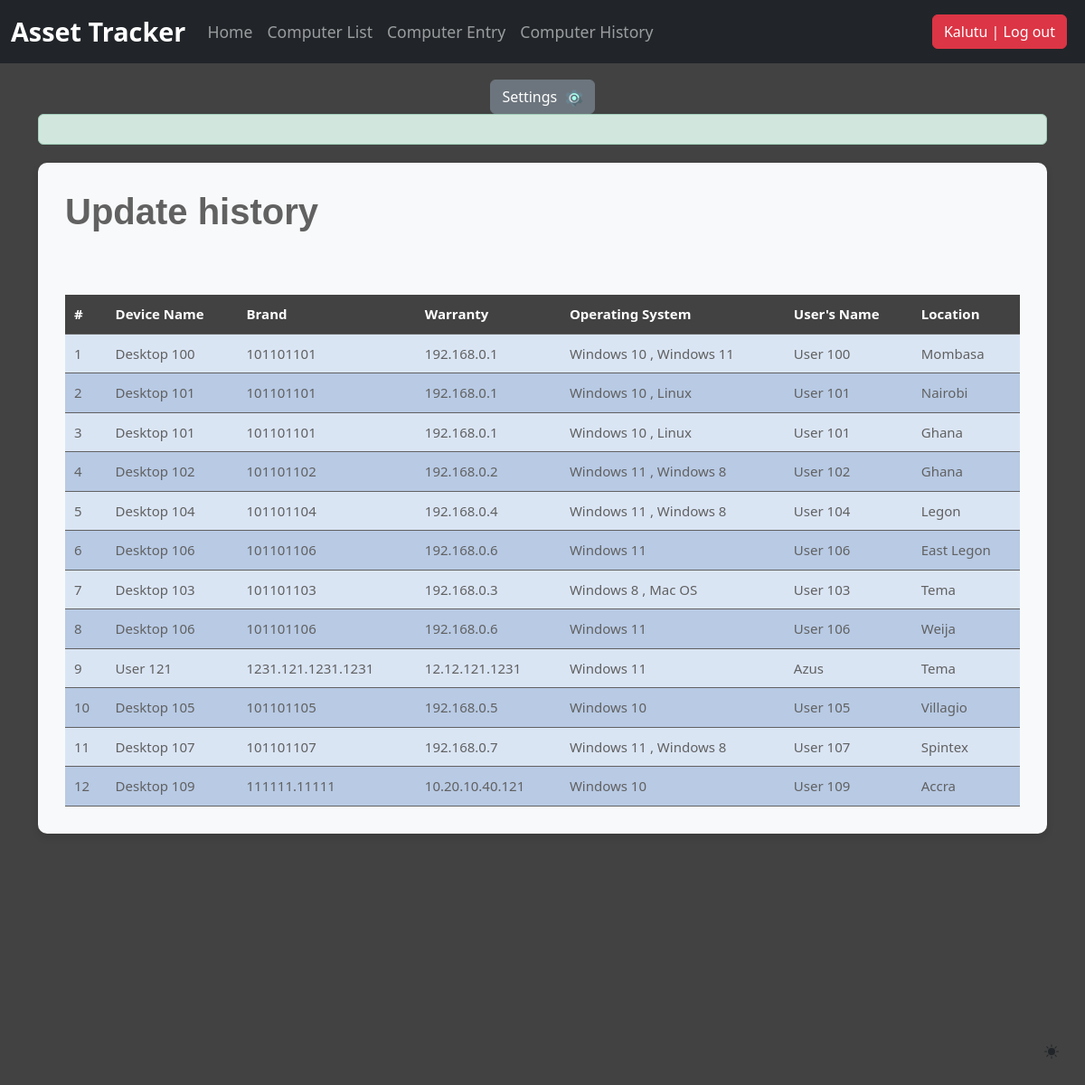
The page /computerhistory_list/ (signed in) on the database as committed earlier.
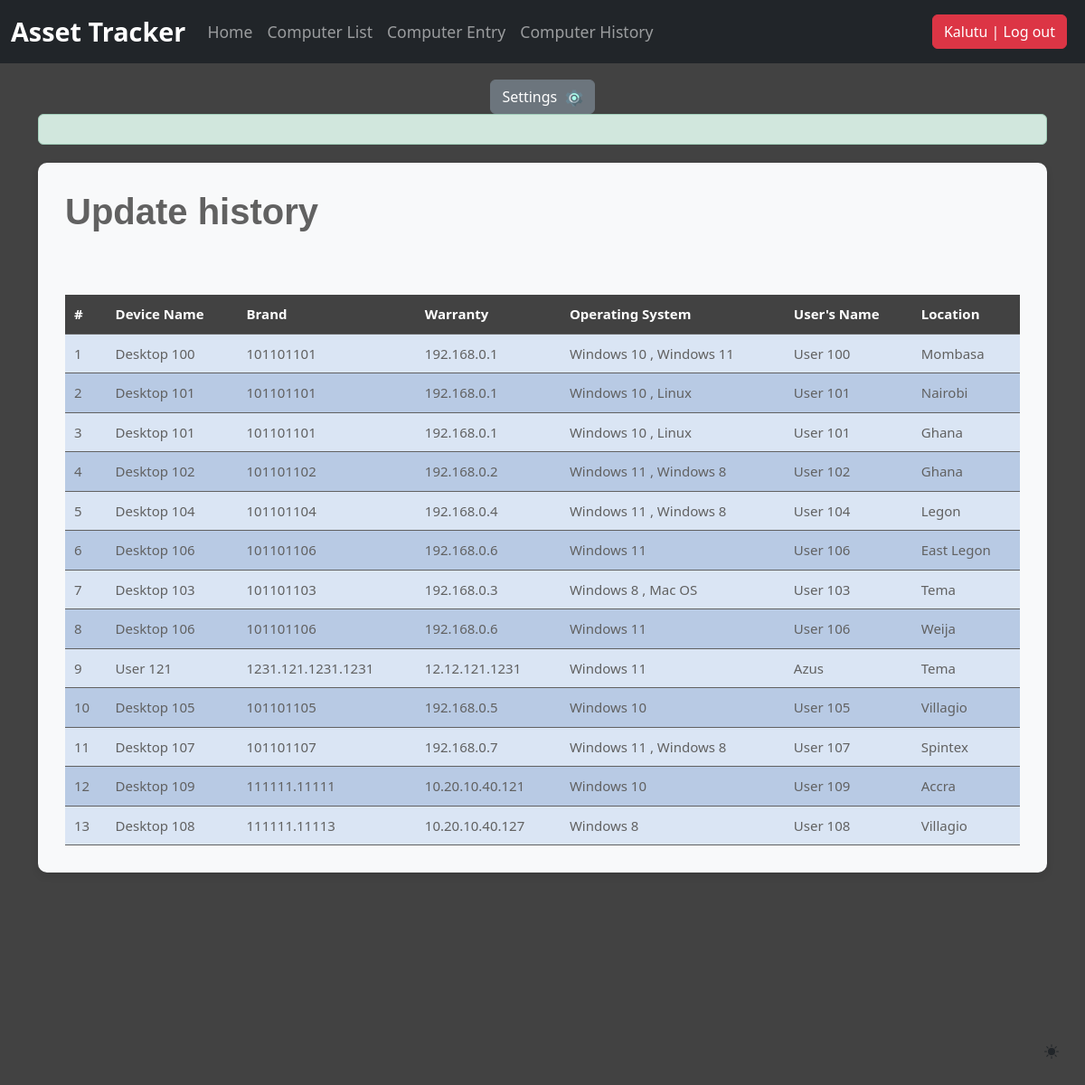
The same page on the database as committed later.
### djangoapp/models.py (models this page shows, shortened)
class ComputerHistory(models.Model):
    computer_name = models.CharField(max_length=30, blank=True, null=True)
    IP_address = models.CharField(max_length=30, blank=True, null=True)
    MAC_address = models.CharField(max_length=30, blank=True, null=True)
    operating_system = models.ManyToManyField(Operating_system, blank=True)
    users_name = models.CharField(max_length=30, blank=True, null=True)
    location = models.CharField(max_length=30, blank=True, null=True)
    purchase_date = models.DateField("Purchase Date(mm/dd/2019)", auto_now_add=False, auto_now=False, blank=True, null=True)
    timestamp = models.DateTimeField(auto_now_add=True)

class Operating_system(models.Model):
    operating_system = models.CharField(max_length=100, blank=True)

### djangoapp/views.py (the view)
# urls.py: path('computerhistory_list/', computerhistory_list, name='computerhistory_list'),
def computerhistory_list(request):
    title = 'Update history'
    queryset = ComputerHistory.objects.all()
    context = {
       "title": title,
       "queryset": queryset,
    }
    return render(request, "computerhistory_list.html", context)

### djangoapp/templates/computerhistory_list.html (shortened to what this page needs)
{% extends "header.html" %}
{% load static %}
{% load bootstrap5 %}
{% block header %}
<main class="container">
  {% if request.user.is_authenticated %}
  <div class="alert alert-success custom-alert">
  </div>
  <div class="bg-body-tertiary custom-container">
    <h1 class="title mb-5 custom-title">{{ title }}</h1>
    <table class="custom-table">
      <tr>
        <th>#</th>
        <th>Device Name</th>
        <th>Brand</th>
        <th>Warranty</th>
        <th>Operating System</th>
        <th>User's Name</th>
        <th>Location</th>
    </tr>
        {% for instance in queryset %}
        <tr>
          <td>{{ forloop.counter }}</td>
          <td>{{ instance.computer_name }}</td>
          <td>{{ instance.MAC_address }}</td>
          <td>{{ instance.IP_address }}</td>
          <td>
              {% for os in instance.operating_system.all %}
                  {{ os.operating_system }}
                  {% if not forloop.last %}, {% endif %}
              {% endfor %}
          </td>
          <td>{{ instance.users_name }}</td>
          <td>{{ instance.location }}</td>
        </tr>
        {% endfor %}
    </table>
  </div>
  {% else %}
  <p class="login-link">Log in <a href="/accounts/login">here</a></p>
  {% endif %}
</main>
{% endblock header %}

Rows that differ between the two databases and show on the page:
added ComputerHistory: computer_name "Desktop 108", MAC_address "111111.11113", IP_address "10.20.10.40.127", users_name "User 108", location "Villagio", Operating_system (operating_system "Windows 8")
